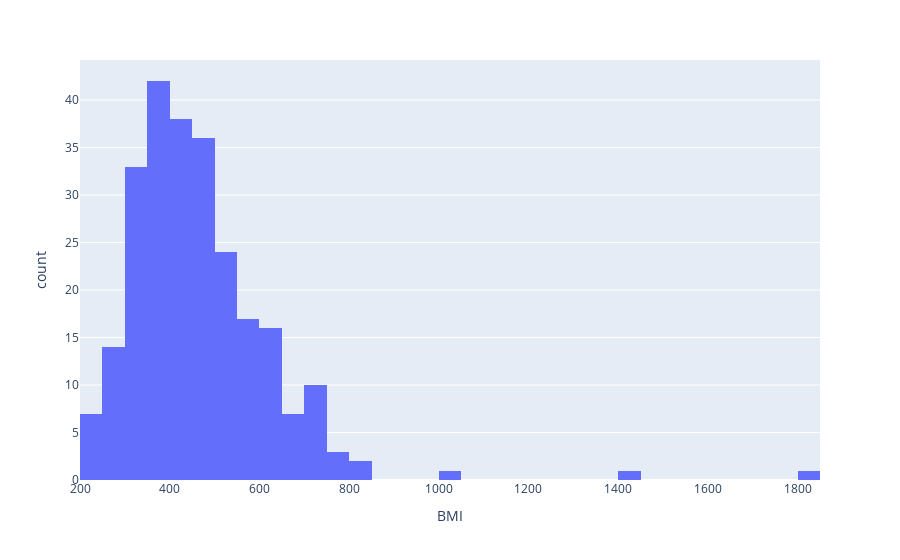
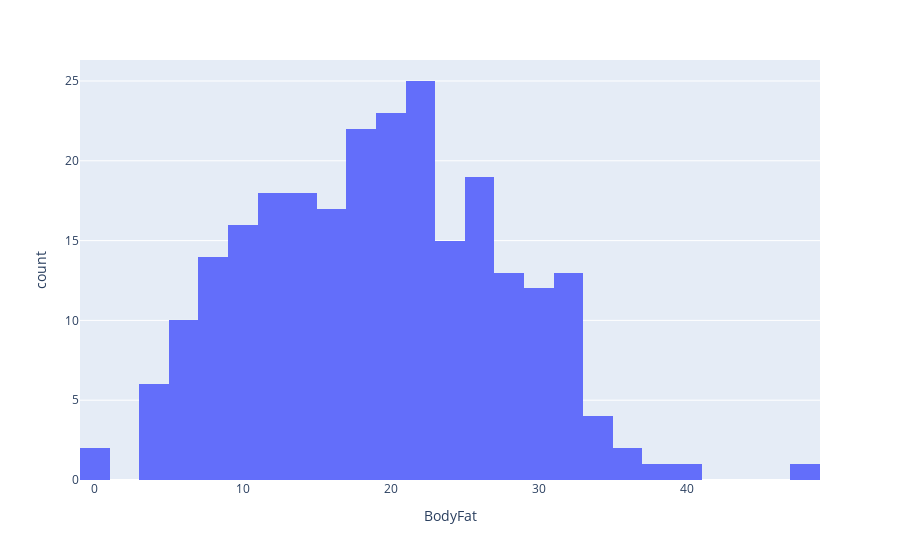
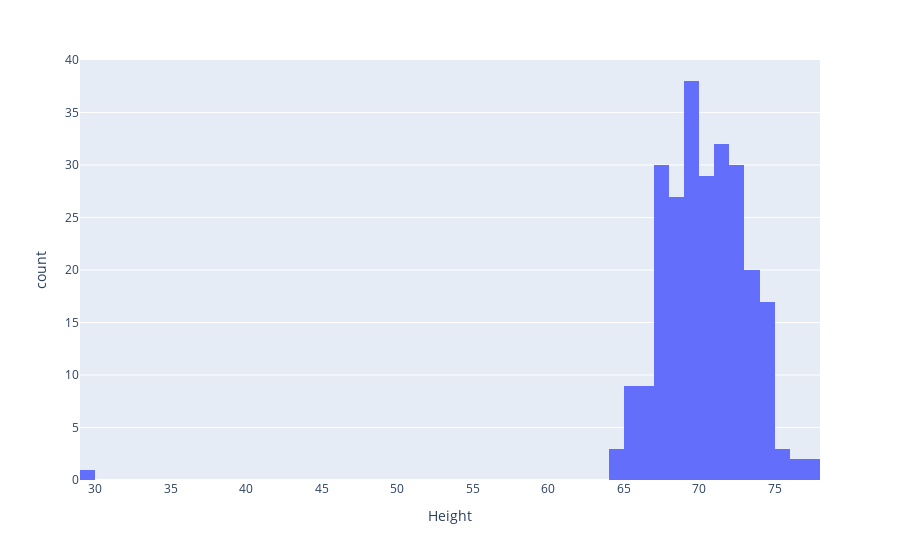
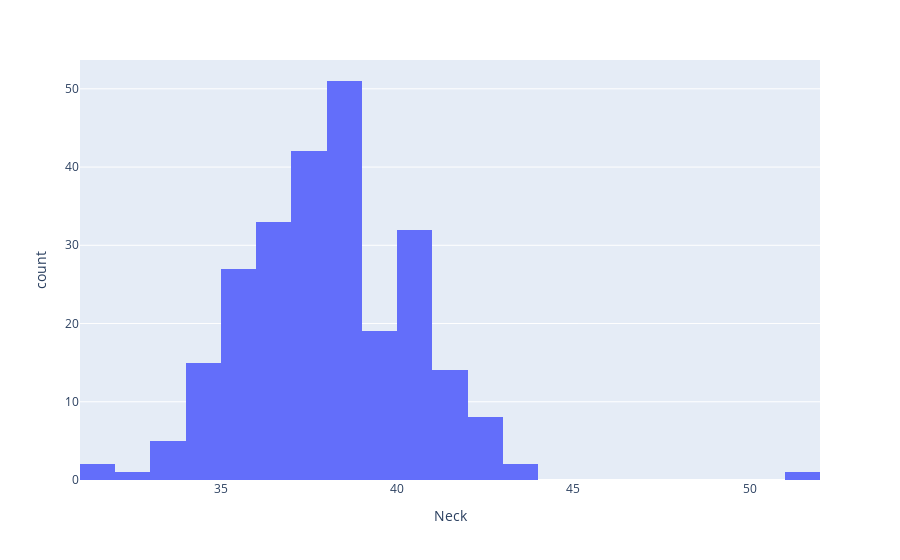

The code cell stored with these charts, in order, in its notebook:
### Code cell
dataFrame = pd.read_csv("bodyfat.csv")
print("Data set loaded. Num examples: ", len(dataFrame))

dataFrame['BMI'] = (dataFrame['Weight'] * dataFrame['Weight']) / dataFrame['Height']

fig = px.histogram(dataFrame, x="BMI")
fig.show()

fig = px.histogram(dataFrame, x="BodyFat")
fig.show()

fig = px.histogram(dataFrame, x="Height")
fig.show()

fig = px.histogram(dataFrame, x="Neck")
fig.show()

fig = px.histogram(dataFrame, x="Weight")
fig.show()

fig = px.histogram(dataFrame, x="Age")
fig.show()

fig = px.histogram(dataFrame, x="Knee")
fig.show()

fig = px.histogram(dataFrame, x="Ankle")
fig.show()

fig = px.histogram(dataFrame, x="Biceps")
fig.show()

fig = px.histogram(dataFrame, x="Forearm")
fig.show()

fig = px.histogram(dataFrame, x="Wrist")
fig.show()

fig = px.histogram(dataFrame, x="Abdomen")
fig.show()

fig = px.histogram(dataFrame, x="Hip")
fig.show()

fig = px.histogram(dataFrame, x="Thigh")
fig.show()

dataFrame.describe()
dataFrame

### Figure 1 — Plotly figure (JSON) as saved in the notebook; plotly's stock layout.template omitted (floating-point values rounded to 4 significant figures; data arrays with more than 128 entries replaced by an {"elided": "..."} marker saying what was removed)
{"data": [{"alignmentgroup": "True", "bingroup": "x", "hovertemplate": "BMI=%{x}<br>count=%{y}<extra></extra>", "legendgroup": "", "marker": {"color": "#636efa", "pattern": {"shape": ""}}, "name": "", "offsetgroup": "", "orientation": "v", "showlegend": false, "x": {"elided": "252 float values"}, "xaxis": "x", "yaxis": "y", "type": "histogram"}], "layout": {"xaxis": {"anchor": "y", "domain": [0.0, 1.0], "title": {"text": "BMI"}}, "yaxis": {"anchor": "x", "domain": [0.0, 1.0], "title": {"text": "count"}}, "legend": {"tracegroupgap": 0}, "margin": {"t": 60}, "barmode": "relative"}}

### Figure 2 — Plotly figure (JSON) as saved in the notebook; plotly's stock layout.template omitted (floating-point values rounded to 4 significant figures; data arrays with more than 128 entries replaced by an {"elided": "..."} marker saying what was removed)
{"data": [{"alignmentgroup": "True", "bingroup": "x", "hovertemplate": "BodyFat=%{x}<br>count=%{y}<extra></extra>", "legendgroup": "", "marker": {"color": "#636efa", "pattern": {"shape": ""}}, "name": "", "offsetgroup": "", "orientation": "v", "showlegend": false, "x": {"elided": "252 float values"}, "xaxis": "x", "yaxis": "y", "type": "histogram"}], "layout": {"xaxis": {"anchor": "y", "domain": [0.0, 1.0], "title": {"text": "BodyFat"}}, "yaxis": {"anchor": "x", "domain": [0.0, 1.0], "title": {"text": "count"}}, "legend": {"tracegroupgap": 0}, "margin": {"t": 60}, "barmode": "relative"}}

### Figure 3 — Plotly figure (JSON) as saved in the notebook; plotly's stock layout.template omitted (floating-point values rounded to 4 significant figures; data arrays with more than 128 entries replaced by an {"elided": "..."} marker saying what was removed)
{"data": [{"alignmentgroup": "True", "bingroup": "x", "hovertemplate": "Height=%{x}<br>count=%{y}<extra></extra>", "legendgroup": "", "marker": {"color": "#636efa", "pattern": {"shape": ""}}, "name": "", "offsetgroup": "", "orientation": "v", "showlegend": false, "x": {"elided": "252 float values"}, "xaxis": "x", "yaxis": "y", "type": "histogram"}], "layout": {"xaxis": {"anchor": "y", "domain": [0.0, 1.0], "title": {"text": "Height"}}, "yaxis": {"anchor": "x", "domain": [0.0, 1.0], "title": {"text": "count"}}, "legend": {"tracegroupgap": 0}, "margin": {"t": 60}, "barmode": "relative"}}

### Figure 4 — Plotly figure (JSON) as saved in the notebook; plotly's stock layout.template omitted (floating-point values rounded to 4 significant figures; data arrays with more than 128 entries replaced by an {"elided": "..."} marker saying what was removed)
{"data": [{"alignmentgroup": "True", "bingroup": "x", "hovertemplate": "Neck=%{x}<br>count=%{y}<extra></extra>", "legendgroup": "", "marker": {"color": "#636efa", "pattern": {"shape": ""}}, "name": "", "offsetgroup": "", "orientation": "v", "showlegend": false, "x": {"elided": "252 float values"}, "xaxis": "x", "yaxis": "y", "type": "histogram"}], "layout": {"xaxis": {"anchor": "y", "domain": [0.0, 1.0], "title": {"text": "Neck"}}, "yaxis": {"anchor": "x", "domain": [0.0, 1.0], "title": {"text": "count"}}, "legend": {"tracegroupgap": 0}, "margin": {"t": 60}, "barmode": "relative"}}
